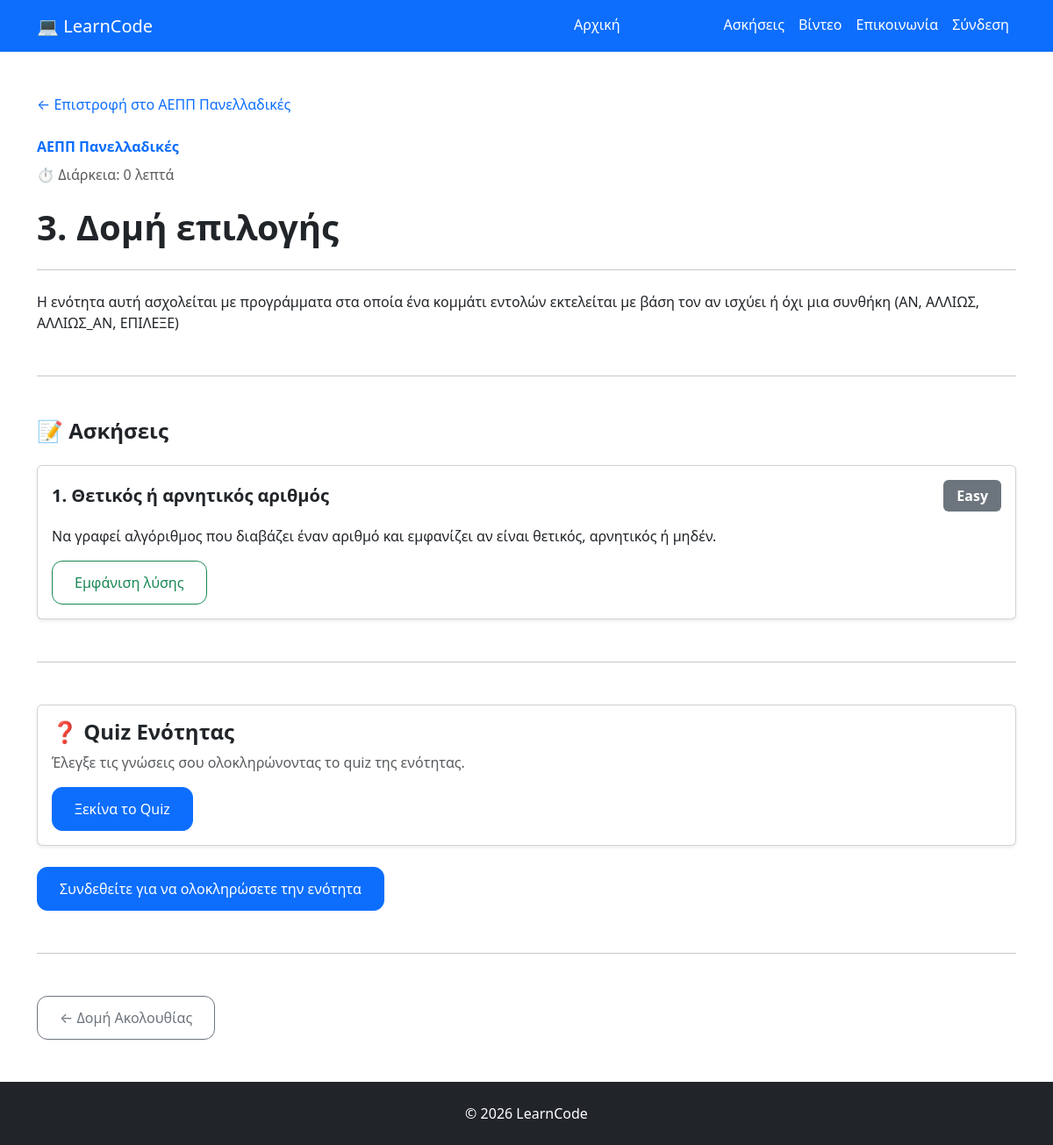
Page /courses/aepp-panelladikes/domh-epiloghs/ on the committed database.
### courses/models.py (models this page shows, shortened)
class Lesson(models.Model):
    course = models.ForeignKey(
        Course,
        on_delete=models.CASCADE,
        related_name="lessons",
    )
    title = models.CharField(max_length=200)
    slug = models.SlugField()
    content = models.TextField()
    order = models.PositiveIntegerField(default=1)
    duration = models.PositiveIntegerField(
        default=0,
        help_text="Διάρκεια σε λεπτά",
    )
    published = models.BooleanField(default=False)
    created_at = models.DateTimeField(auto_now_add=True)
    class Meta:
        ordering = ["order"]
        constraints = [
            models.UniqueConstraint(
                fields=["course", "slug"],
                name="unique_lesson_slug_per_course",
            )
        ]

class Course(models.Model):
    LEVEL_CHOICES = [
        ("beginner", "Beginner"),
        ("intermediate", "Intermediate"),
        ("advanced", "Advanced"),
    ]
    title = models.CharField(max_length=200)
    slug = models.SlugField(unique=True, blank=True)
    description = models.TextField()
    level = models.CharField(
        max_length=20,
        choices=LEVEL_CHOICES,
        default="beginner",
    )
    order = models.PositiveIntegerField(default=1)
    published = models.BooleanField(default=False)
    created_at = models.DateTimeField(auto_now_add=True)
    class Meta:
        ordering = ["order"]

class Exercise(models.Model):
    DIFFICULTY_CHOICES = [
        ("easy", "Easy"),
        ("medium", "Medium"),
        ("hard", "Hard"),
    ]
    lesson = models.ForeignKey(
        Lesson,
        on_delete=models.CASCADE,
        related_name="exercises",
    )
    title = models.CharField(max_length=200)
    description = models.TextField()
    solution = models.TextField(blank=True)
    difficulty = models.CharField(
        max_length=10,
        choices=DIFFICULTY_CHOICES,
        default="easy",
    )
    order = models.PositiveIntegerField(default=1)
    published = models.BooleanField(default=False)
    class Meta:
        ordering = ["order"]

### courses/views.py (the view)
# urls.py: path("<slug:course_slug>/<slug:lesson_slug>/",views.lesson_detail,name="lesson_detail",),
def lesson_detail(request, course_slug, lesson_slug):
    course = get_object_or_404(
        Course,
        slug=course_slug,
        published=True,
    )
    lesson = get_object_or_404(
        Lesson,
        course__slug=course_slug,
        slug=lesson_slug,
        published=True,
        course__published=True,
    )
    previous_lesson = Lesson.objects.filter(
        course=lesson.course,
        published=True,
        order__lt=lesson.order,
    ).order_by("-order").first()
    next_lesson = Lesson.objects.filter(
        course=lesson.course,
        published=True,
        order__gt=lesson.order,
    ).order_by("order").first()
    is_completed = False
    if request.user.is_authenticated:
        is_completed = LessonProgress.objects.filter(user=request.user, lesson=lesson, completed=True).exists()
    context = {
        "course": course,
        "lesson": lesson,
        "previous_lesson": previous_lesson,
        "next_lesson": next_lesson,
        "is_completed": is_completed,
    }
    return render(
        request,
        "courses/lesson_detail.html",
        context,
    )

### courses/templates/courses/lesson_detail.html (shortened to what this page needs)
{% extends "base.html" %}
{% block content %}
<a
    href="{% url 'course_detail' lesson.course.slug %}"
    class="text-decoration-none"
>
    ← Επιστροφή στο {{ lesson.course.title }}
</a>
<div class="mt-4">
    <p class="text-primary fw-semibold mb-2">
        {{ lesson.course.title }}
    </p>
    <p class="text-muted mb-4">
        ⏱️ Διάρκεια: {{ lesson.duration }} λεπτά
    </p>
    <h1 class="fw-bold">
        {{ lesson.order }}. {{ lesson.title }}
    </h1>
    <hr class="my-4">
    <div class="lesson-content">
        {{ lesson.content|linebreaks }}
    </div>
    {% with exercises=lesson.exercises.all %}
        {% if exercises %}
            <hr class="my-5">
            <h2 class="h4 fw-bold mb-4">
                📝 Ασκήσεις
            </h2>
            {% for exercise in exercises %}
                {% if exercise.published %}
                    <div class="card shadow-sm mb-4">
                        <div class="card-body">
                            <div class="d-flex justify-content-between align-items-center mb-3">
                                <h3 class="h5 fw-bold mb-0">
                                    {{ exercise.order }}. {{ exercise.title }}
                                </h3>
                                <span class="badge bg-secondary">
                                    {{ exercise.get_difficulty_display }}
                                </span>
                            </div>
                            <div class="mb-3">
                                {{ exercise.description|linebreaks }}
                            </div>
                            {% if exercise.solution %}
                                <button
                                    class="btn btn-outline-success"
                                    type="button"
                                    data-bs-toggle="collapse"
                                    data-bs-target="#solution-{{ exercise.id }}"
                                    aria-expanded="false"
                                >
                                    Εμφάνιση λύσης
                                </button>
                            {% endif %}
                        </div>
                    </div>
                {% endif %}
            {% endfor %}
        {% endif %}
    {% endwith %}
        {% if lesson.quiz.published %}
        <hr class="my-5">
        <div class="card shadow-sm">
            <div class="card-body">
                <h2 class="h4 fw-bold">
                    ❓ Quiz Ενότητας
                </h2>
                <p class="text-muted">
                    Έλεγξε τις γνώσεις σου ολοκληρώνοντας το quiz της ενότητας.
                </p>
                <a
                    href="{% url 'quiz_detail' lesson.course.slug lesson.slug %}"
                    class="btn btn-primary"
                >
                    Ξεκίνα το Quiz
                </a>
            </div>
        </div>
    {% endif %}
    <div class="mt-4">
        {% if user.is_authenticated %}
            {% if is_completed %}
                <div class="alert alert-success" role="alert">
                    Έχετε ολοκληρώσει αυτή την ενότητα!
                </div>
            {% else %}
                <form
                    method="post"
                    action="{% url 'complete_lesson' lesson.course.slug lesson.slug %}"
                >
                    {% csrf_token %}
                    <button
                        type="submit"
                        class="btn btn-success"
                    >
                        Ολοκλήρωση Ενότητας
                    </button>
                </form>
            {% endif %}
        {% else %}
            <a
                href="{% url 'login' %}?next={{ request.path }}"
                class="btn btn-primary"
            >
                Συνδεθείτε για να ολοκληρώσετε την ενότητα
            </a>
        {% endif %}
    </div>
    <hr class="my-5">
    <div class="d-flex justify-content-between">
        <div>
            {% if previous_lesson %}
                <a
                    href="{% url 'lesson_detail' lesson.course.slug previous_lesson.slug %}"
                    class="btn btn-outline-secondary"
                >
                    ← {{ previous_lesson.title }}
                </a>
            {% endif %}
        </div>
    </div>
</div>
{% endblock %}

### static/css/style.css (style rules this page uses)
.btn { border-radius:12px; padding:12px 25px; margin-right:10px; }
.badge { font-size:1rem; padding:10px 15px; }

### rows in the picture
Lesson: course "ΑΕΠΠ Πανελλαδικές", duration "0", order "3", title "Δομή επιλογής", content "Η ενότητα αυτή ασχολείται με προγράμματα στα οποία ένα κομμάτι εντολών εκτελείται με βάση τον αν ισχύει ή όχι μια συνθήκη (ΑΝ, ΑΛΛΙΩΣ, ΑΛΛΙΩΣ_ΑΝ, ΕΠΙΛΕΞΕ)"
Exercise: order "1", title "Θετικός ή αρνητικός αριθμός", difficulty "Easy", description "Να γραφεί αλγόριθμος που διαβάζει έναν αριθμό και εμφανίζει αν είναι θετικός, αρνητικός ή μηδέν."
Lesson: title "Δομή Ακολουθίας"
